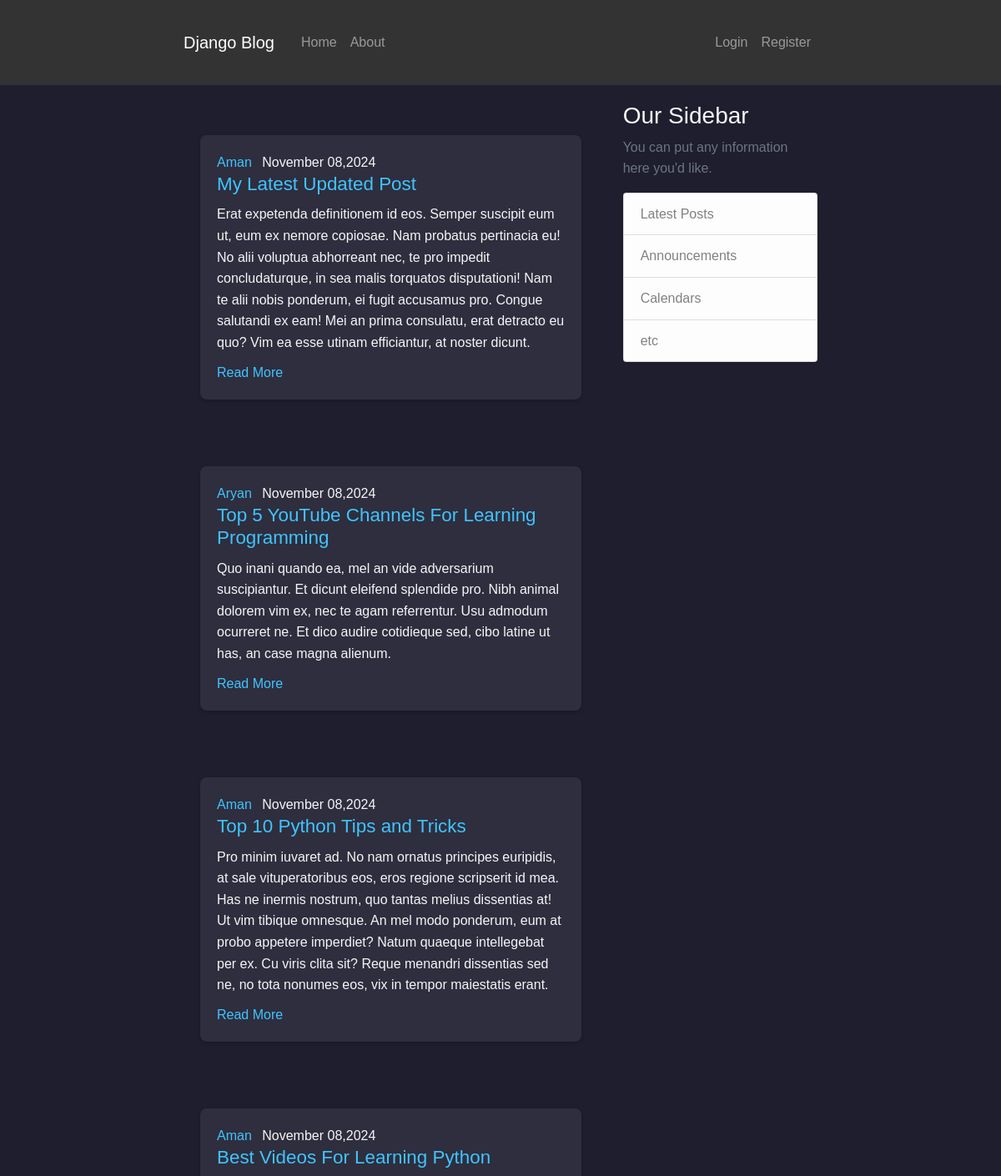
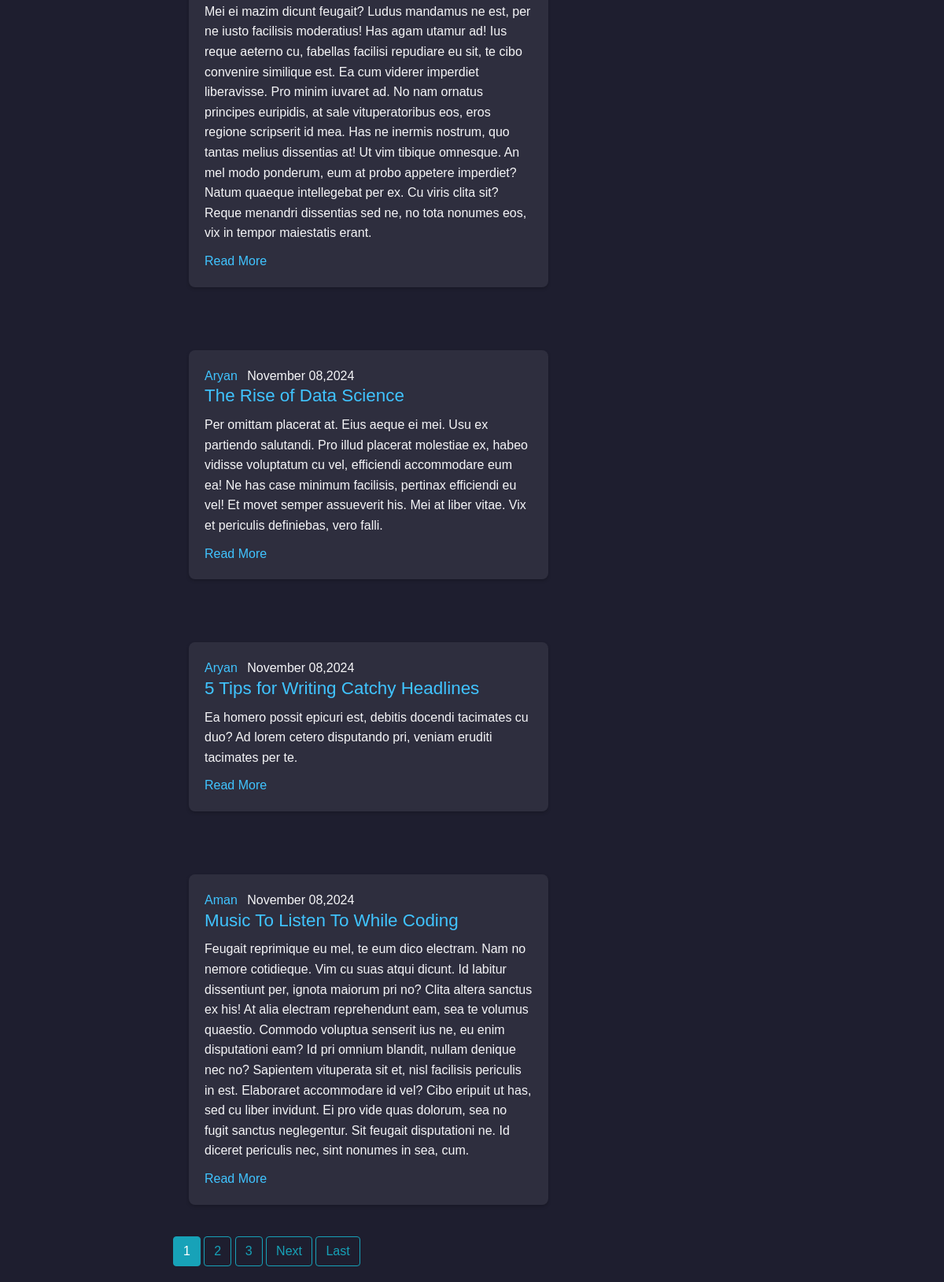
The page / on the database its author committed (2 pictures, top to bottom).
### blog/models.py (models this page shows, shortened)
class Post(models.Model):
    title = models.CharField(max_length = 100)
    content = models.TextField()
    date_posted = models.DateTimeField(default = timezone.now)
    author = models.ForeignKey(User, on_delete=models.CASCADE)

### blog/views.py (the view)
# urls.py: path('', PostListView.as_view(), name = 'blog-home'),
class PostListView(ListView):
    model = Post
    template_name = 'blog/home.html'
    context_object_name = 'posts'
    ordering = ['-date_posted']
    paginate_by = 7

### blog/templates/blog/home.html (shortened to what this page needs)
{% extends "blog/base.html" %}
{% block content %}
    {% for post in posts %}
        <div class="container">
        <article class="blog-post">
            <div class="media content-section">
                <div class="media-body">
                    <div class="article-metadata">
                        <a class="author-name mr-2" href="{% url 'user-posts' post.author.username %}">{{ post.author }}</a>
                        <span class="post-date">{{ post.date_posted|date:"F d,Y" }}</span>
                    </div>
                    <h2><a class="article-title" href="{% url 'post-detail' post.id%}">{{ post.title }}</a></h2>
                    <p class="article-content">{{ post.content }}</p>
                    <a href="#" class="read-more">Read More</a>
                </div>
            </div>
        </article>
    </div>
    {% endfor %}
    {% if is_paginated %}
       {% for num in page_obj.paginator.page_range %}
           {% if num == page_obj.number %}
              <a class="btn btn-info" href="?page={{num}}">{{num}}</a>
           {% elif num > page_obj.number|add:'-3' and num < page_obj.number|add:'3' %}
              <a class="btn btn-outline-info" href="?page={{num}}">{{num}}</a>
           {% endif %}
       {% endfor %}
       {% if page_obj.has_next %}
            <a class="btn btn-outline-info" href="?page={{page_obj.next_page_number}}">Next</a>
            <a class="btn btn-outline-info" href="?page={{page.paginator.num_pages}}">Last</a>
       {% endif %}
    {% endif %}
{% endblock content %}

### blog/templates/blog/base.html (shortened to what this page needs)
{% load static %}
<!DOCTYPE html>
<html lang="en">
<head>
    <link rel="stylesheet" href="https://cdn.jsdelivr.net/npm/bootstrap@4.1.3/dist/css/bootstrap.min.css"
>
    <link rel="stylesheet" type = "text/css" href="{% static 'blog/main.css' %}">
</head>
<body>
    <header class="site-header">
        <nav class="navbar navbar-expand-md navbar-dark bg-steel fixed-top">
            <div class="container">
                <a class="navbar-brand mr-4" href="{% url 'blog-home' %}">Django Blog</a>
                <div class="collapse navbar-collapse" id="navbarToggle">
                    <div class="navbar-nav mr-auto">
                        <a class="nav-item nav-link" href="{% url 'blog-home' %}">Home</a>
                        <a class="nav-item nav-link" href="{% url 'blog-about' %}">About</a>
                    </div>
                    <div class="navbar-nav">
                      {% if user.is_authenticated %}
                      <a class="nav-item nav-link" href="{% url 'post-create' %}">New Post</a>
                      <a class="nav-item nav-link" href="{% url 'profile' %}">Profile</a>
                      <a class="nav-item nav-link" href="{% url 'logout' %}">Logout</a>
                      {% else %}
                      <a class="nav-item nav-link" href="{% url 'login' %}">Login</a>
                      <a class="nav-item nav-link" href="{% url 'register' %}">Register</a>
                      {% endif %}
                    </div>
                </div>
            </div>
        </nav>
    </header>
    <main role="main" class="container">
        <div class="row">
          <div class="col-md-8">
            {% block content %}{% endblock %}
          </div>
          <div class="col-md-4">
            <div class="content-section">
              <h3>Our Sidebar</h3>
              <p class='text-muted'>You can put any information here you'd like.
                <ul class="list-group">
                  <li class="list-group-item list-group-item-light">Latest Posts</li>
                  <li class="list-group-item list-group-item-light">Announcements</li>
                  <li class="list-group-item list-group-item-light">Calendars</li>
                  <li class="list-group-item list-group-item-light">etc</li>
                </ul>
              </p>
            </div>
          </div>
        </div>
      </main>
</body>
</html>

### blog/static/blog/main.css (style rules this page uses)
* { margin: 0; padding: 0; box-sizing: border-box; }
body { font-family: 'Arial', sans-serif; background-color: #1e1e2f; color: #f5f5f7; line-height: 1.6; }
.container { max-width: 800px; margin: 0 auto; padding: 20px; }
.blog-post { background-color: #2e2e3e; padding: 20px; margin: 20px 0; border-radius: 8px; box-shadow: 0px 2px 4px rgba(0, 0, 0, 0.2); }
.blog-post h2 { color: #ff4081; font-size: 1.4rem; margin-bottom: 10px; }
.blog-post p { color: #f5f5f7; margin: 10px 0; }
a { color: #40c4ff; text-decoration: none; }
.navbar { background-color: #333; padding: 10px; text-align: center; position: sticky; top: 0; color: #f5f5f7; }

### rows shown on the page
Post: author "Aman", date_posted "November 08,2024", title "My Latest Updated Post", content "Erat expetenda definitionem id eos. Semper suscipit eum ut, eum ex nemore copiosae. Nam probatus pertinacia eu! No alii voluptua abhorreant nec, te pro impedit concludaturque, in sea malis torquatos disputationi! Nam te alii nobis ponderum, ei fugit accusamus pro. Congue salutandi ex eam! Mei an prima consulatu, erat detracto eu quo? Vim ea esse utinam efficiantur, at noster dicunt."
Post: author "Aryan", date_posted "November 08,2024", title "Top 5 YouTube Channels For Learning Programming", content "Quo inani quando ea, mel an vide adversarium suscipiantur. Et dicunt eleifend splendide pro. Nibh animal dolorem vim ex, nec te agam referrentur. Usu admodum ocurreret ne. Et dico audire cotidieque sed, cibo latine ut has, an case magna alienum."
Post: author "Aman", date_posted "November 08,2024", title "Top 10 Python Tips and Tricks", content "Pro minim iuvaret ad. No nam ornatus principes euripidis, at sale vituperatoribus eos, eros regione scripserit id mea. Has ne inermis nostrum, quo tantas melius dissentias at! Ut vim tibique omnesque. An mel modo ponderum, eum at probo appetere imperdiet? Natum quaeque intellegebat per ex. Cu viris clita sit? Reque menandri dissentias sed ne, no tota nonumes eos, vix in tempor maiestatis erant."
Post: author "Aman", date_posted "November 08,2024", title "Best Videos For Learning Python", content "Mei ei mazim dicunt feugait? Ludus mandamus ne est, per ne iusto facilisis moderatius! Has agam utamur ad! Ius reque aeterno cu, fabellas facilisi repudiare eu sit, te cibo convenire similique est. Ea cum viderer imperdiet liberavisse. Pro minim iuvaret ad. No nam ornatus principes euripidis, at sale vituperatoribus eos, eros regione scripserit id mea. Has ne inermis nostrum, quo tantas melius dissentias at! Ut vim tibique omnesque. An mel modo ponderum, eum at probo appetere imperdiet? Natum quaeque intellegebat per ex. Cu viris clita sit? Reque menandri dissentias sed ne, no tota nonumes eos, vix in tempor maiestatis erant."
Post: author "Aryan", date_posted "November 08,2024", title "The Rise of Data Science", content "Per omittam placerat at. Eius aeque ei mei. Usu ex partiendo salutandi. Pro illud placerat molestiae ex, habeo vidisse voluptatum cu vel, efficiendi accommodare eum ea! Ne has case minimum facilisis, pertinax efficiendi eu vel! Et movet semper assueverit his. Mei at liber vitae. Vix et periculis definiebas, vero falli."
Post: author "Aryan", date_posted "November 08,2024", title "5 Tips for Writing Catchy Headlines", content "Ea homero possit epicuri est, debitis docendi tacimates cu duo? Ad lorem cetero disputando pri, veniam eruditi tacimates per te."
Post: author "Aman", date_posted "November 08,2024", title "Music To Listen To While Coding", content "Feugait reprimique eu mel, te eum dico electram. Nam no nemore cotidieque. Vim cu suas atqui dicunt. Id labitur dissentiunt per, ignota maiorum pri no? Clita altera sanctus ex his! At alia electram reprehendunt eam, sea te volumus quaestio. Commodo voluptua senserit ius ne, eu enim disputationi eam? Id pri omnium blandit, nullam denique nec no? Sapientem vituperata sit et, nisl facilisis periculis in est. Elaboraret accommodare id vel? Cibo eripuit ut has, sed cu liber invidunt. Ei pro vide quas dolorum, sea no fugit sanctus neglegentur. Sit feugait disputationi ne. Id diceret periculis nec, sint nonumes in sea, cum."

### other values the page prints
{{ num }} "1"
{{ num }} "2" "3"
